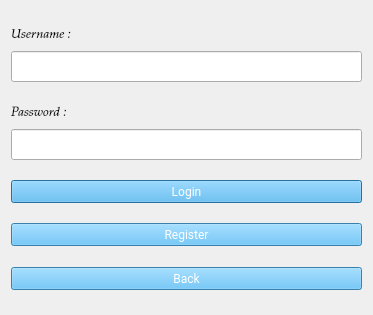
<?xml version="1.0" encoding="UTF-8"?>
<ui version="4.0">
 <class>Dialog</class>
 <widget class="QDialog" name="Dialog">
  <property name="geometry">
   <rect>
    <x>0</x>
    <y>0</y>
    <width>373</width>
    <height>315</height>
   </rect>
  </property>
  <property name="windowTitle">
   <string>Simple User Login</string>
  </property>
  <property name="styleSheet">
   <string notr="true">QLabel{font: 75 italic 10pt &quot;Palatino Linotype&quot;;}</string>
  </property>
  <layout class="QVBoxLayout" name="verticalLayout">
   <item>
    <spacer name="verticalSpacer">
     <property name="orientation">
      <enum>Qt::Vertical</enum>
     </property>
     <property name="sizeHint" stdset="0">
      <size>
       <width>20</width>
       <height>0</height>
      </size>
     </property>
    </spacer>
   </item>
   <item>
    <layout class="QHBoxLayout" name="horizontalLayout">
     <item>
      <widget class="QLabel" name="label">
       <property name="font">
        <font>
         <family>Palatino Linotype</family>
         <pointsize>10</pointsize>
         <weight>9</weight>
         <italic>true</italic>
         <bold>false</bold>
        </font>
       </property>
       <property name="text">
        <string>Username :</string>
       </property>
      </widget>
     </item>
     <item>
      <spacer name="horizontalSpacer">
       <property name="orientation">
        <enum>Qt::Horizontal</enum>
       </property>
       <property name="sizeHint" stdset="0">
        <size>
         <width>298</width>
         <height>20</height>
        </size>
       </property>
      </spacer>
     </item>
    </layout>
   </item>
   <item>
    <widget class="QLineEdit" name="NameTextLogin">
     <property name="minimumSize">
      <size>
       <width>0</width>
       <height>31</height>
      </size>
     </property>
     <property name="maximumSize">
      <size>
       <width>16777215</width>
       <height>31</height>
      </size>
     </property>
    </widget>
   </item>
   <item>
    <spacer name="verticalSpacer_2">
     <property name="orientation">
      <enum>Qt::Vertical</enum>
     </property>
     <property name="sizeHint" stdset="0">
      <size>
       <width>20</width>
       <height>0</height>
      </size>
     </property>
    </spacer>
   </item>
   <item>
    <layout class="QHBoxLayout" name="horizontalLayout_2">
     <item>
      <widget class="QLabel" name="label_2">
       <property name="font">
        <font>
         <family>Palatino Linotype</family>
         <pointsize>10</pointsize>
         <weight>9</weight>
         <italic>true</italic>
         <bold>false</bold>
        </font>
       </property>
       <property name="text">
        <string>Password :</string>
       </property>
      </widget>
     </item>
     <item>
      <spacer name="horizontalSpacer_2">
       <property name="orientation">
        <enum>Qt::Horizontal</enum>
       </property>
       <property name="sizeHint" stdset="0">
        <size>
         <width>298</width>
         <height>20</height>
        </size>
       </property>
      </spacer>
     </item>
    </layout>
   </item>
   <item>
    <widget class="QLineEdit" name="PassTextLogin">
     <property name="minimumSize">
      <size>
       <width>0</width>
       <height>31</height>
      </size>
     </property>
     <property name="maximumSize">
      <size>
       <width>16777215</width>
       <height>31</height>
      </size>
     </property>
    </widget>
   </item>
   <item>
    <spacer name="verticalSpacer_3">
     <property name="orientation">
      <enum>Qt::Vertical</enum>
     </property>
     <property name="sizeHint" stdset="0">
      <size>
       <width>20</width>
       <height>1</height>
      </size>
     </property>
    </spacer>
   </item>
   <item>
    <widget class="QPushButton" name="LoginButton">
     <property name="font">
      <font>
       <family>Roboto,sans-serif</family>
       <weight>37</weight>
       <bold>false</bold>
       <underline>false</underline>
       <strikeout>false</strikeout>
      </font>
     </property>
     <property name="styleSheet">
      <string notr="true">padding:0.3em 1.2em;
margin:0 0.3em 0.3em 0;
border-radius:2em;
text-decoration:none;
font-family:'Roboto',sans-serif;
font-weight:300;
color:#FFFFFF;
background-color:#4eb5f1;
text-align:center;</string>
     </property>
     <property name="text">
      <string>Login</string>
     </property>
    </widget>
   </item>
   <item>
    <spacer name="verticalSpacer_4">
     <property name="orientation">
      <enum>Qt::Vertical</enum>
     </property>
     <property name="sizeHint" stdset="0">
      <size>
       <width>20</width>
       <height>0</height>
      </size>
     </property>
    </spacer>
   </item>
   <item>
    <widget class="QPushButton" name="RegisterButtonM">
     <property name="font">
      <font>
       <family>Roboto,sans-serif</family>
       <weight>37</weight>
       <bold>false</bold>
       <underline>false</underline>
       <strikeout>false</strikeout>
      </font>
     </property>
     <property name="styleSheet">
      <string notr="true">padding:0.3em 1.2em;
margin:0 0.3em 0.3em 0;
border-radius:2em;
text-decoration:none;
font-family:'Roboto',sans-serif;
font-weight:300;
color:#FFFFFF;
background-color:#4eb5f1;
text-align:center;</string>
     </property>
     <property name="text">
      <string>Register</string>
     </property>
    </widget>
   </item>
   <item>
    <spacer name="verticalSpacer_5">
     <property name="orientation">
      <enum>Qt::Vertical</enum>
     </property>
     <property name="sizeHint" stdset="0">
      <size>
       <width>20</width>
       <height>0</height>
      </size>
     </property>
    </spacer>
   </item>
   <item>
    <widget class="QPushButton" name="back">
     <property name="font">
      <font>
       <family>Roboto,sans-serif</family>
       <weight>37</weight>
       <bold>false</bold>
       <underline>false</underline>
       <strikeout>false</strikeout>
      </font>
     </property>
     <property name="styleSheet">
      <string notr="true">padding:0.3em 1.2em;
margin:0 0.3em 0.3em 0;
border-radius:2em;
text-decoration:none;
font-family:'Roboto',sans-serif;
font-weight:300;
color:#FFFFFF;
background-color:#4eb5f1;
text-align:center;</string>
     </property>
     <property name="text">
      <string>Back</string>
     </property>
    </widget>
   </item>
   <item>
    <spacer name="verticalSpacer_6">
     <property name="orientation">
      <enum>Qt::Vertical</enum>
     </property>
     <property name="sizeHint" stdset="0">
      <size>
       <width>20</width>
       <height>0</height>
      </size>
     </property>
    </spacer>
   </item>
  </layout>
 </widget>
 <resources/>
 <connections/>
</ui>
